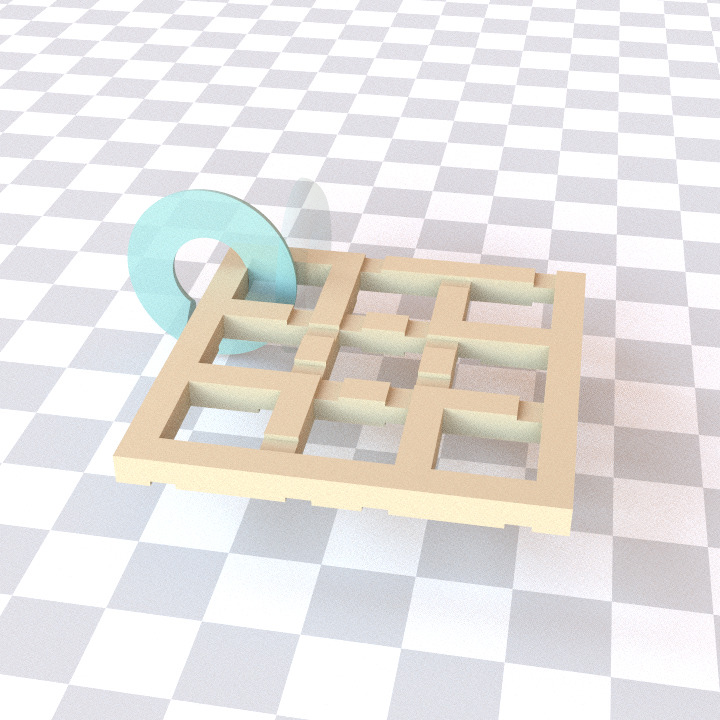
#> input picture python/blend_0.png, 720 x 720 px, given as the content of the folder motions/dataset, which was not available
$ python generate_mosaic.py
#> lines starting #> are read from the running program, lines starting #| are printed output that depends on the picture; after the words box and inside, x2 and y2 are one past the last pixel; in counts of white or black regions, pixels touching at a corner belong together; pictures that were not available may be replaced by others from this repository, and a replacement may not be noted
#!/usr/bin/env python

"""
Create a random mosaic from a directory of images.
Author: Qingnan Zhou
"""

import argparse
import json
from PIL import Image
import PIL.ImageOps
import numpy as np
import numpy.random
import os
import os.path

def parse_args():
    parser = argparse.ArgumentParser(__doc__);
    parser.add_argument("--image-width", "-W", default=1024, type=int,
            help="output image width in pixels");
    parser.add_argument("--image-height", "-H", default=800, type=int,
            help="output image height in pixels");
    parser.add_argument("--mask", default=None, type=str,
            help="Masking image");
    parser.add_argument("--preferred-list", default=None, type=str,
            help="Preferred list of images that should be larger.");
    parser.add_argument("--image-dir", default='motions/dataset', type=str, help="A directory of images");
    parser.add_argument("--output-img",  default='forward.png', type=str, help="output image name");
    return parser.parse_args();

def main():
    args = parse_args();
    out_name = os.path.splitext(args.output_img)[0];
    Image.MAX_IMAGE_PIXELS = max(Image.MAX_IMAGE_PIXELS,
            args.image_width * args.image_height + 1);
    canvas = Image.new("RGBA", (args.image_width, args.image_height),
            (0, 0, 0, 0));
#> canvas: PIL image 1024x800 RGBA; every value is 0
    if args.mask is not None:
        mask = Image.open(args.mask);
        canvas = canvas.resize((mask.width, mask.height));
        mask = mask.convert('1');
    else:
        mask = canvas.split()[-1].convert('I');

    count = 0;
    max_num_tries = 100;
    # scales = [0.5, 0.5] + [0.25] * 4 + [0.15] * 8;
    # scales = [0.5, 0.5] + [0.25] * 12 # + [0.15] * 8;
    scales = [0.7, 0.7] + [0.25] * 12  + [0.15] * 8;


    preferred = [];
    if args.preferred_list is not None:
        with open(args.preferred_list, 'r') as fin:
            for f in fin:
                preferred.append(os.path.join(args.image_dir,
                    "{}.jpeg".format(f.strip())));
    preferred = numpy.random.permutation(np.unique(preferred)).tolist();

    files = [];
    print('dataset length', len(os.listdir(args.image_dir)))
    for fi,f in enumerate(os.listdir(args.image_dir)):
        name, ext = os.path.splitext(f);
        if ext != ".png" and ext != ".jpeg": continue;
        if "{}.png".format(os.path.join(args.image_dir, name)) in preferred:
            continue;
        f = os.path.join(args.image_dir, f);
        files.append(f);

    files = [x for x in files if x not in preferred];
    files = preferred + numpy.random.permutation(files).tolist();
    num_preferred = len(preferred);
    image_map = {};

    for fi, f in enumerate(files):
        #f = os.path.join(args.image_dir, f);
        img = Image.open(f).convert('RGBA');
#> img is the input picture: PIL image 720x720 RGBA; mean R, G, B, A 231, 228.2, 226.1, 255
        datas = img.getdata()
        new_data = []
        white_thresh = 230
        for item in datas:
            if item[0] >= white_thresh and item[1] >= white_thresh and item[2] >= white_thresh:
                new_data.append((255, 255, 255, 0))
            else:
                new_data.append(item)
#> this loop made 518400 passes
#> item on passes 1 to 3: (235, 232, 239, 255), (225, 222, 229, 255), (224, 221, 228, 255)
#> after the loop, new_data = 518400 items
        img.putdata(new_data)
        is_preferred = fi < num_preferred;

        success = False;
        for i in range(max_num_tries):
            x,y = numpy.random.random(2);
            scale = numpy.random.choice(scales);
            if is_preferred:
                scale = min(1.0, scale * 2);
            w = int(img.width*scale);
            h = int(img.height*scale);
            resized_img = img.resize((w, h), resample=PIL.Image.LANCZOS);

            cx = int(canvas.width * x);
            cy = int(canvas.height * y);
            if cx < w * 0.5 or cx > canvas.width - w * 0.5:
                continue;
            if cy < h * 0.5 or cy > canvas.height - h * 0.5:
                continue;

            box = np.array([cx-w*0.5, cy-h*0.5, cx+w*0.5, cy+h*0.5], dtype=int);
            sub_mask = mask.crop(box);
            img_mask = resized_img.split()[-1]#.convert('1');
            canvas_alpha = np.array(sub_mask, dtype=bool);
            alpha = np.array(img_mask, dtype=bool);
            composite = np.logical_and(canvas_alpha, alpha);
            if composite.any():
                ##sub_mask.save("submask_t.png");
                ##img_mask.save("imgmask_t.png");
                ##tmp = Image.fromarray(canvas_alpha, '1');
                ##tmp.save("submask.png");
                ##tmp = Image.fromarray(alpha, '1');
                ##tmp.save("imgmask.png");
                #tmp = Image.fromarray(composite, '1');
                #tmp.save("composite.png");
                #print(composite.shape);
                #print(canvas_alpha.any(), np.count_nonzero(canvas_alpha));
                #print(composite.any(), np.count_nonzero(composite));
                #print(composite.tolist());
                #assert(False);
                continue;

            canvas.paste(resized_img, box, img_mask);

            solid_image = Image.fromarray(np.ones((h,w), dtype=int) * (fi+1), "I");
            mask.paste(solid_image, box, img_mask);
            success = True;
            image_map[fi+1] = f;
            break;
#> this loop made 1 pass
#> pass 1, in main, `img_mask = resized_img.split()[-1]#.convert('1');`:
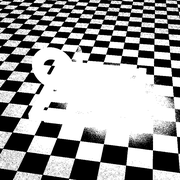
#> img_mask: PIL image 180x180 L; min 0, max 255, mean 155.4
#> after the loop:
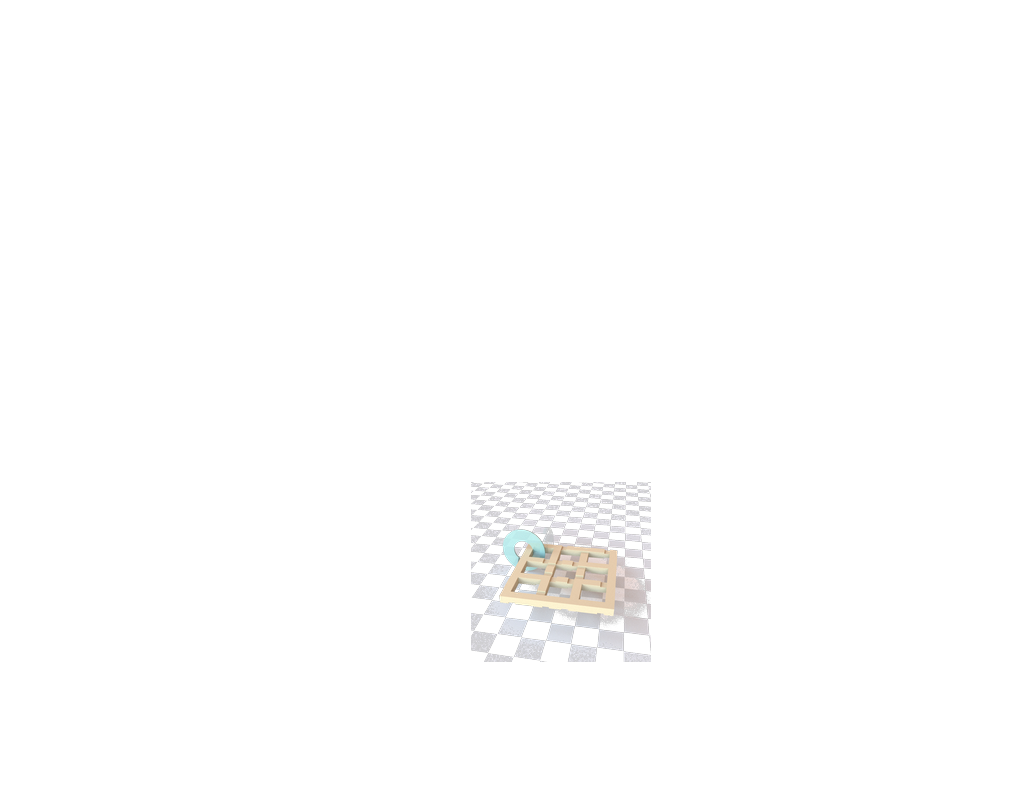
#> canvas: PIL image 1024x800 RGBA; mean R, G, B, A 5.3, 5.2, 5.1, 5.7; transparent parts drawn white
#> after the loop:
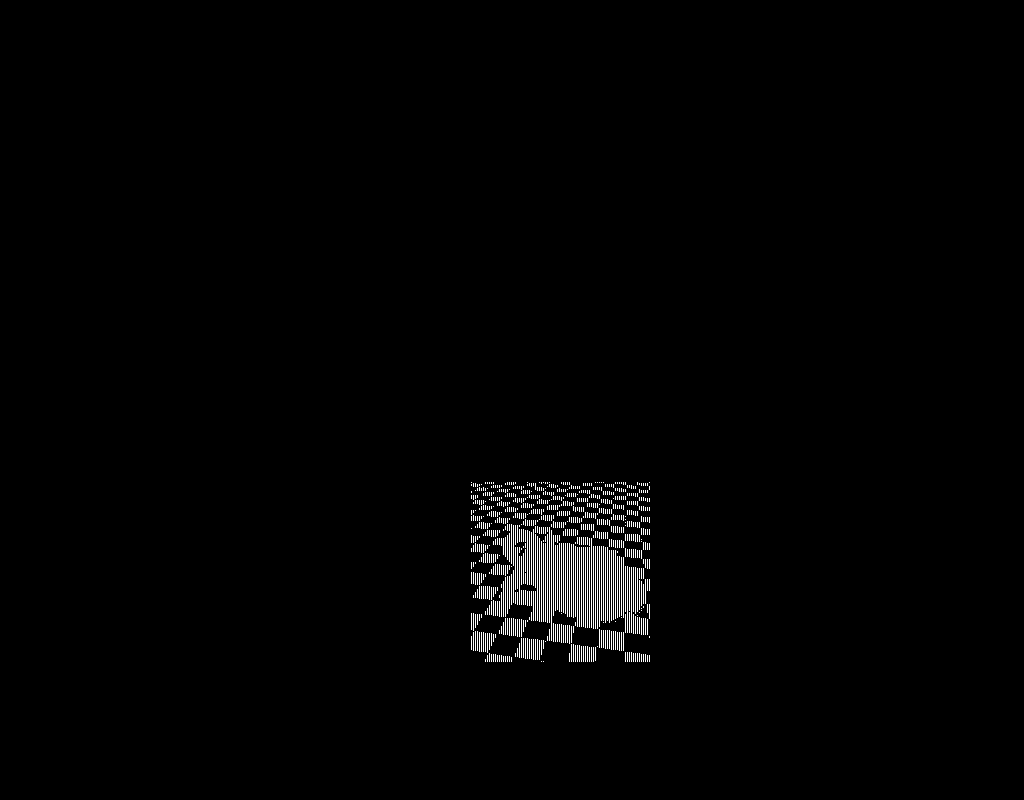
#> mask: PIL image 1024x800 I; values 0 (black) and 1 (white), 1.2% white in thin lines or dots, all inside (x1, y1, x2, y2) = (471, 482, 650, 662)
#> after the loop:
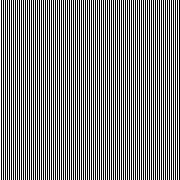
#> solid_image: PIL image 180x180 I; values 0 (black) and 1 (white), 50% white in thin lines or dots
#> after the loop, image_map = {1: 'motions/dataset/blend_0.png'}

        if success:
            count+=1;
            if count % 100 == 0:
                print("{} images are packed so far!".format(count));
                canvas.save(args.output_img);
                mask.save("{}_mask.png".format(out_name));
                with open("{}_index.txt".format(out_name), 'w') as fout:
                    json.dump(image_map, fout, indent=4);
        if count < fi * 0.5:
            print("Packing stopped since not enough empty space is left.");
            min_scale = scales[-1];
            if min_scale < 0.1 * scales[0]:
                break;
            scales += [min_scale * 0.5 ] * int(1.0 / min_scale)


    # alpha_background = Image.new("L", canvas.size, 255)
    # canvas.putalpha(alpha_background)
    print("A total of {} images are packed!".format(count));
    canvas.save(args.output_img);
    mask.save("{}_mask.png".format(out_name));
    with open("{}_index.txt".format(out_name), 'w') as fout:
        json.dump(image_map, fout, indent=4);

if __name__ == "__main__":
    main();

$ run again, on python/motions/video/09993/0000.jpeg
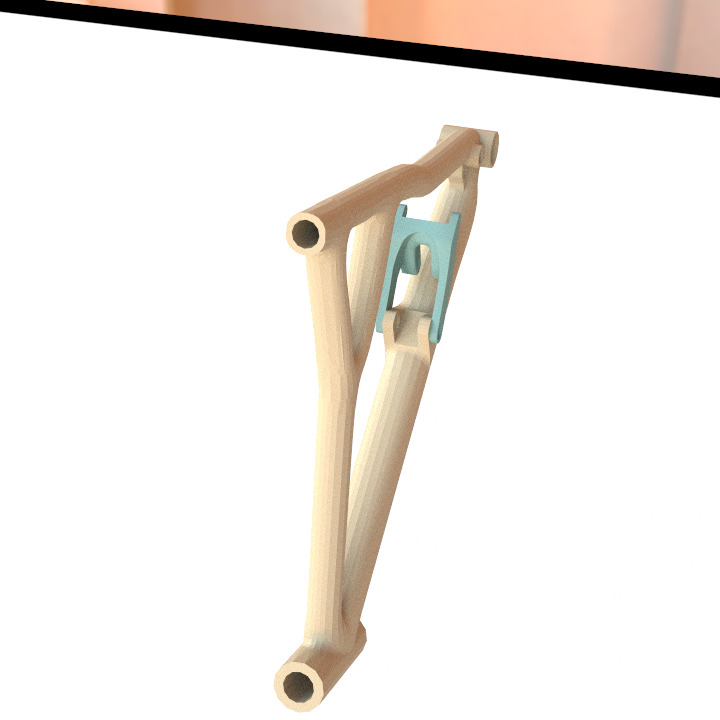
#> input picture python/motions/video/09993/0000.jpeg, 720 x 720 px, given as the content of the folder motions/dataset, which was not available
#> the loop in main, `for item in datas:` made 518400 passes
#> item on passes 1 to 3: (0, 0, 0, 255), (0, 0, 0, 255), (0, 0, 0, 255)
#> after the loop in main, `for item in datas:`: new_data = 518400 items
#> after the loop in main, `for i in range(max_num_tries):`:
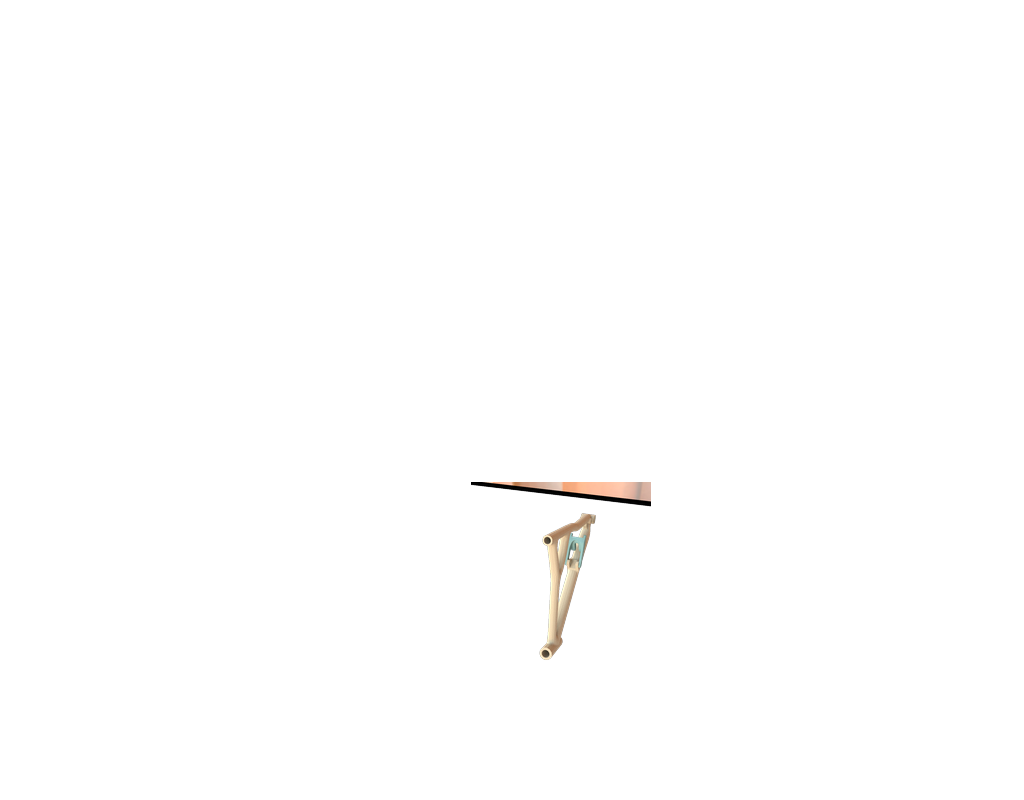
#> canvas: PIL image 1024x800 RGBA; mean R, G, B, A 1.3, 1.1, 0.9, 1.8; transparent parts drawn white
#> after the loop in main, `for i in range(max_num_tries):`:
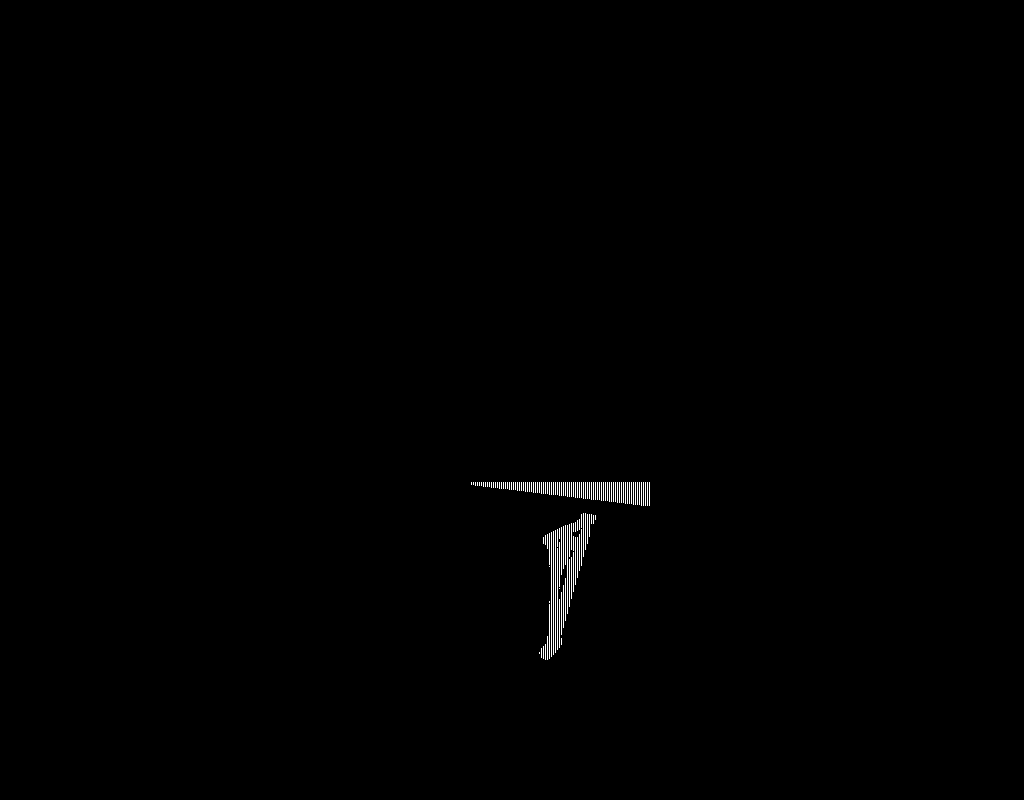
#> mask: PIL image 1024x800 I; values 0 (black) and 1 (white), 0.36% white in thin lines or dots, all inside (x1, y1, x2, y2) = (471, 482, 650, 660)
#> after the loop in main, `for i in range(max_num_tries):`: image_map = {1: 'motions/dataset/0000.jpeg'}
